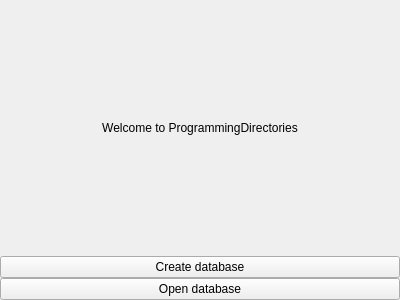
<?xml version="1.0" encoding="UTF-8"?>
<ui version="4.0">
 <class>Frame</class>
 <widget class="QFrame" name="Frame">
  <property name="geometry">
   <rect>
    <x>0</x>
    <y>0</y>
    <width>400</width>
    <height>300</height>
   </rect>
  </property>
  <property name="windowTitle">
   <string>Frame</string>
  </property>
  <layout class="QVBoxLayout" name="verticalLayout_3">
   <property name="spacing">
    <number>0</number>
   </property>
   <property name="leftMargin">
    <number>0</number>
   </property>
   <property name="topMargin">
    <number>0</number>
   </property>
   <property name="rightMargin">
    <number>0</number>
   </property>
   <property name="bottomMargin">
    <number>0</number>
   </property>
   <item>
    <layout class="QVBoxLayout" name="verticalLayout">
     <property name="spacing">
      <number>0</number>
     </property>
     <item>
      <widget class="QLabel" name="label">
       <property name="text">
        <string>Welcome to ProgrammingDirectories</string>
       </property>
       <property name="alignment">
        <set>Qt::AlignCenter</set>
       </property>
      </widget>
     </item>
     <item>
      <widget class="QPushButton" name="pbCreateDatabase">
       <property name="text">
        <string>Create database</string>
       </property>
      </widget>
     </item>
     <item>
      <widget class="QPushButton" name="pbOpenDatabase">
       <property name="text">
        <string>Open database</string>
       </property>
      </widget>
     </item>
    </layout>
   </item>
  </layout>
 </widget>
 <resources/>
 <connections/>
</ui>
